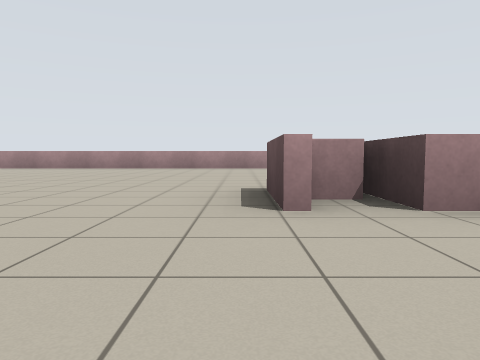
[1] (above)

24 first-person views from a walk through a Stage world. The camera is 0.72 m above the floor, tilts 4° down and sees 70° across. Floor lines are 1 m apart. The floor is counted in squares, 2.5 m on a side. Each view is taken from the middle of a square. On the plan, view 1 faces up. The plan holds only what a view shows up to about 9 squares ahead; the rest is blank. The place goes on beyond the plan. The robots in the file are not drawn.

[2]
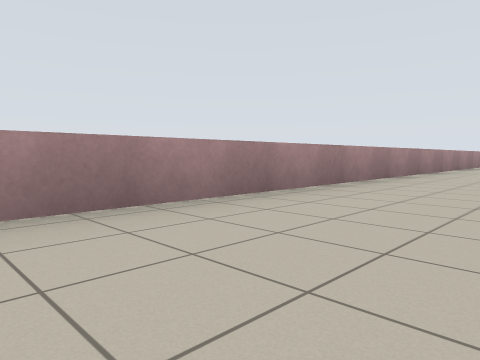

[3]
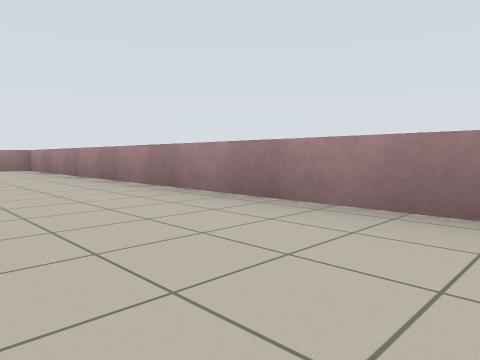

[4]
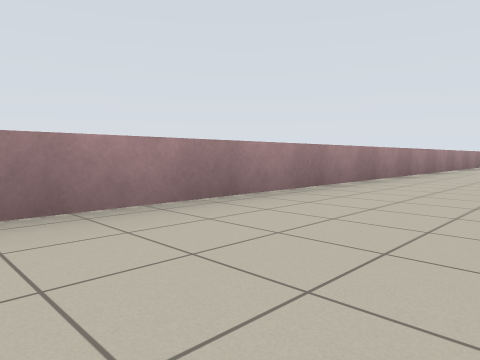

[5]
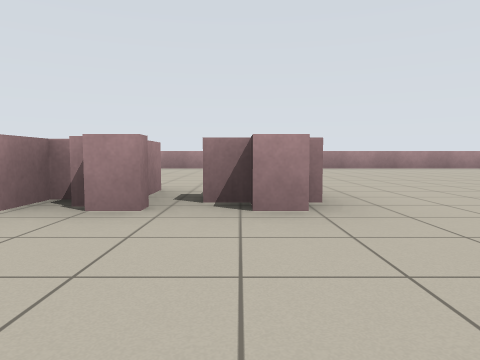

[6]
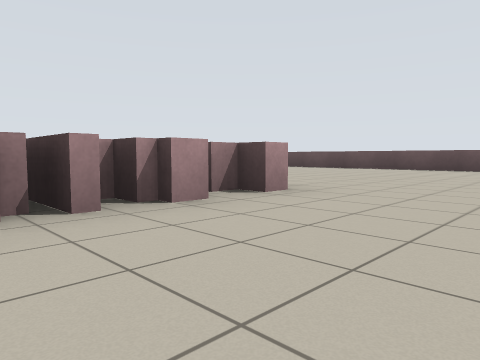

[7]
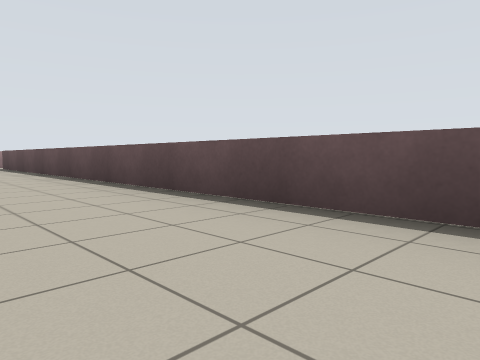

[8]
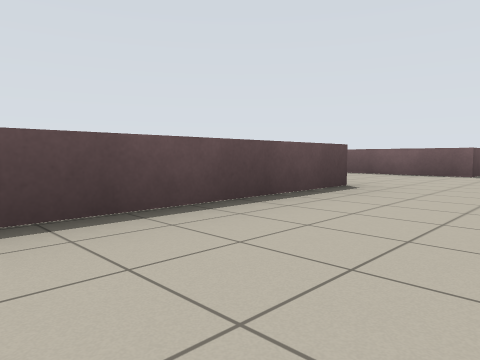

[9]
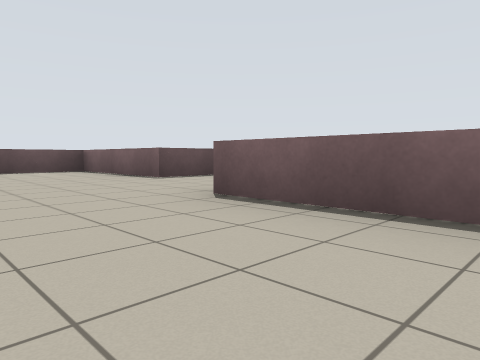

[10]
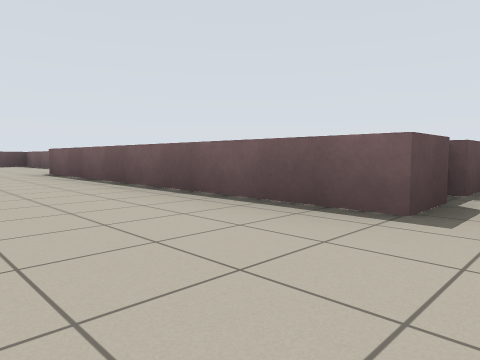

[11]
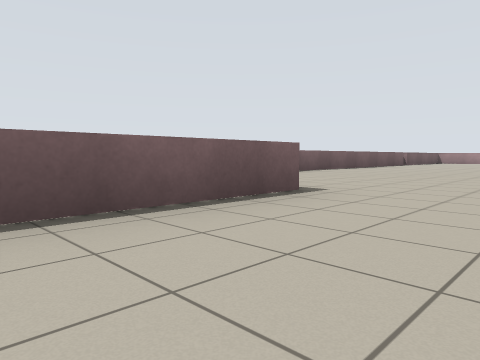

[12]
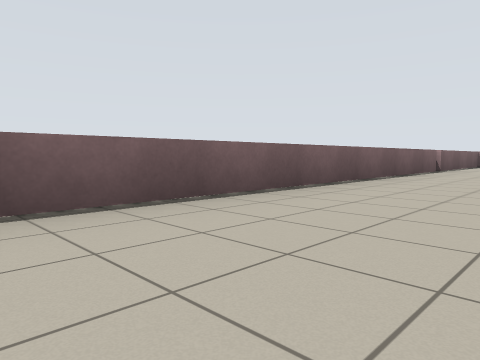

[13]
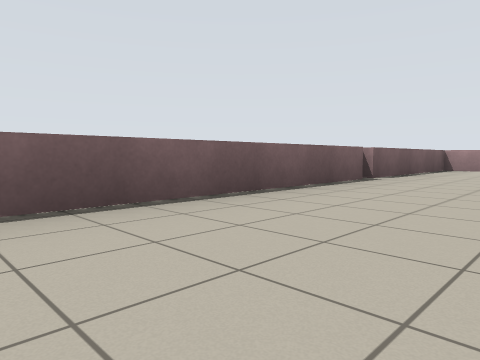

[14]
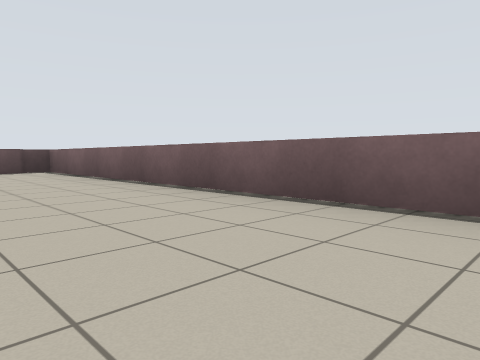

[15]
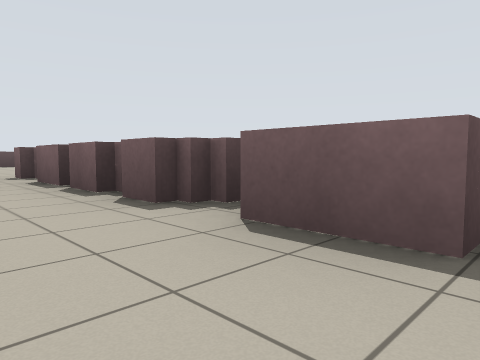

[16]
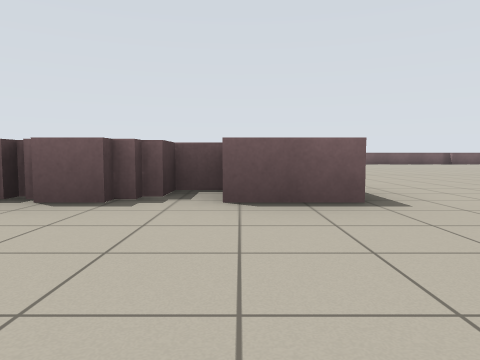

[17]
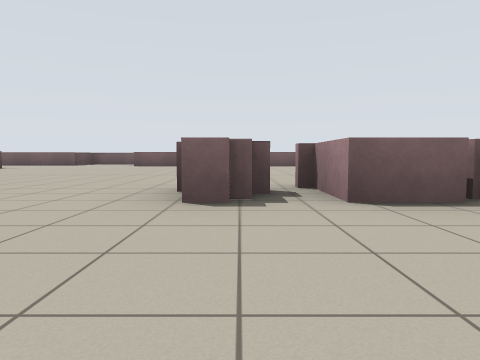

[18]
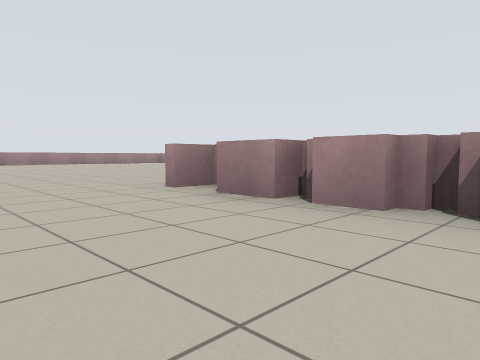

[19]
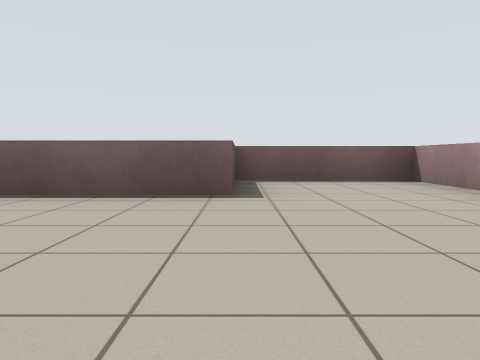

[20]
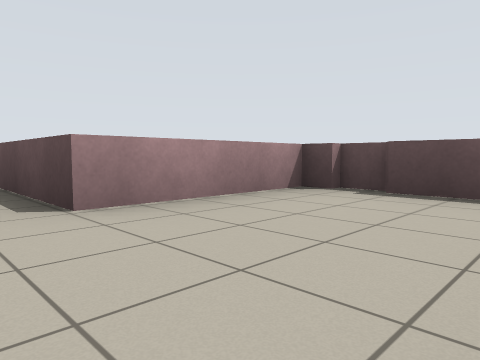

[21]
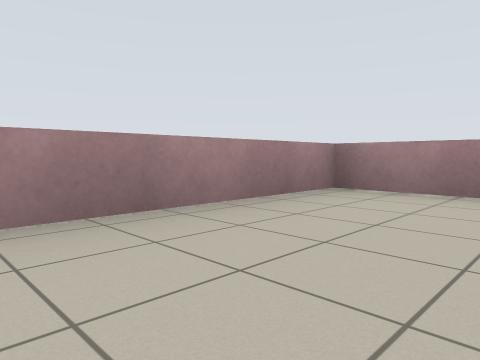

[22]
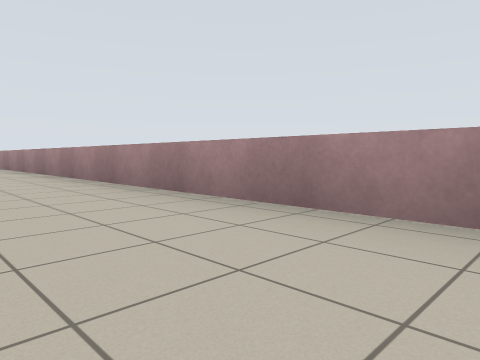

[23]
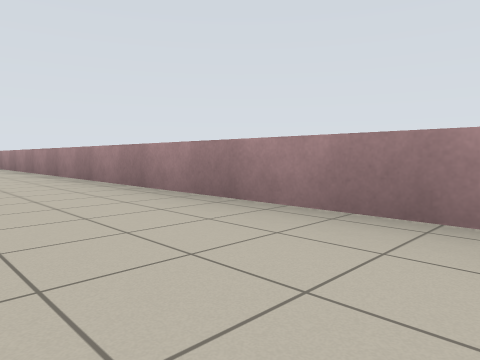

[24]
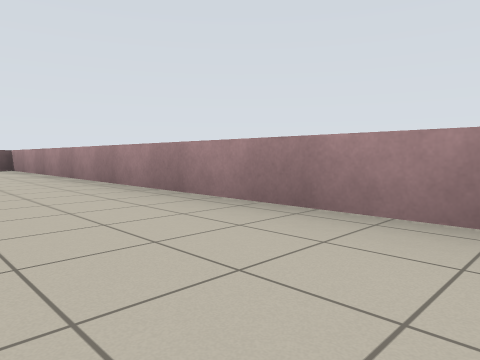

### Floor plan
Key: @ floor where view 1 was taken; . floor; = window, fence, low wall or low ledge.
Columns run from 10 left of view 1 to 13 right of it. Each row starts with its distance up from view 1.
  8 =======================
  7 =....................=
  6 =..  ................=
  5 =..  .......  .......=
  4 =.. .................=
  3 =....................=
  2 =..........=====.....=
  1 =..  ................=
  0 =..    ...@..........=
 -1 =..    ...    . .....=
 -2 =..   ...     . .....=
 -3 =.    ...   .........===
 -4 =.   ..................=
 -5 =.   ........======....=
 -6 =............=    =.====
 -7 ==============    ===

Positions as (right, up) in squares from view 1, and headings:
1: (0, 0), facing up
2: (-2, 6), facing up-right
3: (-2, 6), facing up-left
4: (2, 6), facing up-right
5: (5, 0), facing up
6: (3, 0), facing up-right
7: (9, -2), facing up-right
8: (9, 0), facing down-right
9: (6, -3), facing down-right
10: (2, -3), facing down-right
11: (5, -3), facing down-left
12: (1, -5), facing down-left
13: (-2, -5), facing down-left
14: (-4, -5), facing down-right
15: (0, 4), facing down-right
16: (1, 5), facing down
17: (5, 5), facing down
18: (3, 0), facing up-left
19: (10, -3), facing down
20: (10, -5), facing up-right
21: (-8, 5), facing up-left
22: (-8, 7), facing down-left
23: (-8, 4), facing down-left
24: (-8, 1), facing down-left
